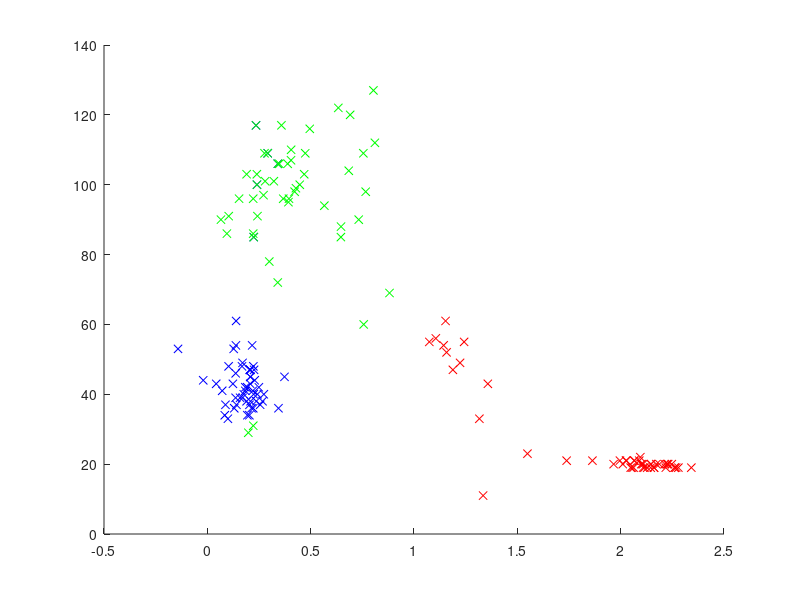

Write the MATLAB code that produced this figure. (Note: this script raises an error after producing the figure.)
close all;

load('ecg-knn-data.mat');

% Feature A - raw amplitude.
featureA_QRS = ecg(peakIndices(peakLabels==1));
featureA_P = ecg(peakIndices(peakLabels==2));
featureA_T = ecg(peakIndices(peakLabels==3));

% Feature B - calculate the widths.
widths = [];
for i = 1:length(peakIndices)
    for j = peakIndices(i):length(ecg)
        scan_right = ecg(j+1) - ecg(j);
        if scan_right > 0
            right_index = j;
            break;
        end
    end
    
    for k = peakIndices(i):-1:1
        scan_left = ecg(k-1) - ecg(k);
        if scan_left > 0
            left_index = k;
            break;
        end
    end
    
    if right_index > 0 && left_index > 0
        peak_width = right_index - left_index;
        widths = [widths peak_width];
    end
end

featureB_QRS = widths(peakLabels==1);
featureB_P = widths(peakLabels==2);
featureB_T = widths(peakLabels==3);

figure, hold on,
plot(featureA_QRS, featureB_QRS, 'rx');
plot(featureA_P, featureB_P, 'bx');
plot(featureA_T, featureB_T, 'gx');

featureA = horzcat(featureA_QRS', featureA_P', featureA_T');
featureB = horzcat(featureB_QRS, featureB_P, featureB_T);

knn = KNN([featureA/std(featureA); featureB/std(featureB)], peakLabels);
plotRegions(knn, 3);
